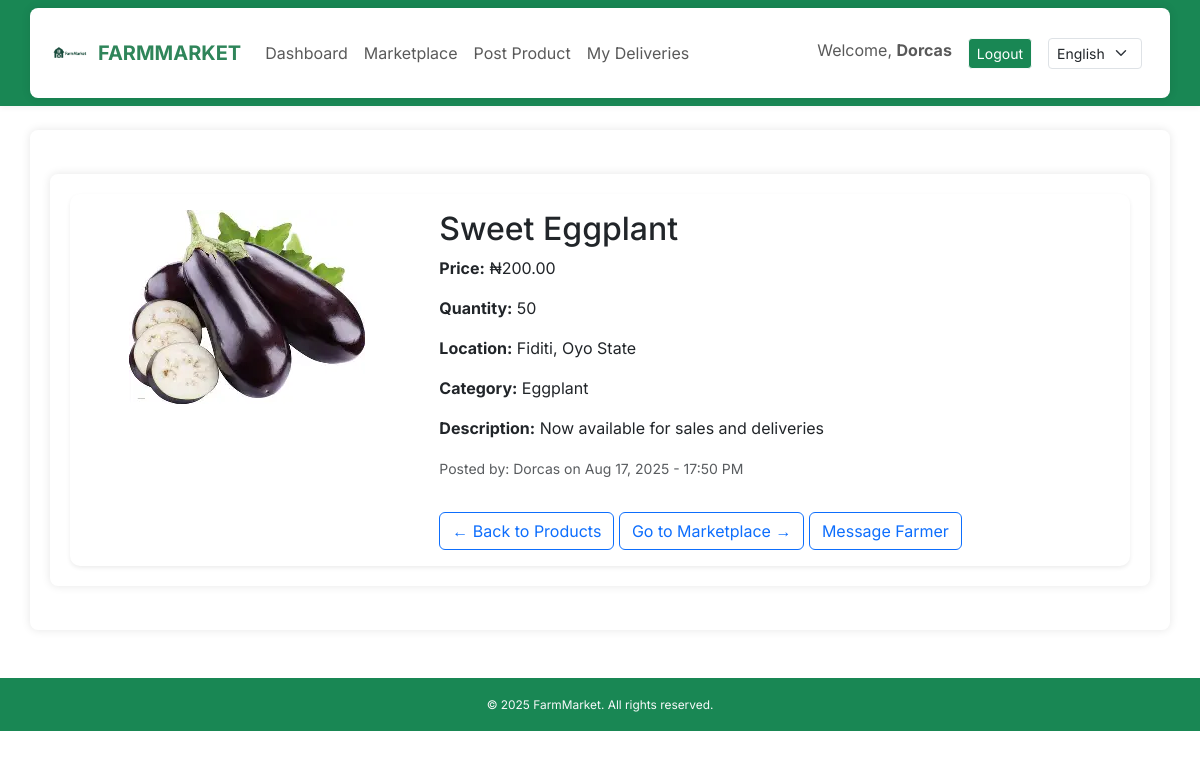
Page /product/20/ (signed in) on the committed database.
### core/models.py (models this page shows, shortened)
class Product(models.Model):
    farmer = models.ForeignKey(User, on_delete=models.CASCADE)
    title = models.CharField(_("Title"), max_length=100)
    description = models.TextField(_("Description"))
    price = models.DecimalField(max_digits=10, decimal_places=2)
    quantity = models.PositiveIntegerField()
    city = models.CharField(max_length=100)
    state = models.CharField(max_length=100, default="Oyo State")
    category = models.CharField(max_length=20, choices=CROP_CHOICES, default='Tomato')
    image = models.ImageField(upload_to='product_images/', blank=True, null=True)
    date_posted = models.DateTimeField(auto_now_add=True)

### core/views.py (the view)
# urls.py: path('product/<int:pk>/', views.product_detail, name='product_detail'),
@login_required
def product_detail(request, pk):
    product = get_object_or_404(Product, pk=pk)
    return render(request, 'core/product_detail.html', {'product': product})

### core/context_processors.py (called while the page is built)
def language_code(request):
    return {
        'LANGUAGE_CODE': translation.get_language()
    }

### core/templates/core/product_detail.html
{% extends 'core/base.html' %}
{% load i18n %}
{% block content %}
<div class="container my-4">
    <div class="card shadow-sm">
        <div class="row g-0">
            <div class="col-md-4 text-center p-3">
                {% if product.image %}
                    <img src="{{ product.image.url }}" class="img-fluid rounded" alt="{{ product.title }}">
                {% else %}
                    <img src="https://via.placeholder.com/300x200.png?text=No+Image" class="img-fluid rounded" alt="No image available">
                {% endif %}
            </div>
            <div class="col-md-8">
                <div class="card-body">
                    <h2 class="card-title">{{ product.title }}</h2>
                    <p class="card-text"><strong>{% trans "Price" %}:</strong> ₦{{ product.price }}</p>
                    <p class="card-text"><strong>{% trans "Quantity" %}:</strong> {{ product.quantity }}</p>
                    <p class="card-text"><strong>{% trans "Location" %}:</strong> {{ product.city }}, {{ product.state }}</p>
                    <p class="card-text"><strong>{% trans "Category" %}:</strong> {{ product.category }}</p>
                    <p class="card-text"><strong>{% trans "Description" %}:</strong> {{ product.description }}</p>
                    <p class="card-text"><small class="text-muted">{% trans "Posted by" %}: {{ product.farmer.username }} {% trans "on" %} {{ product.date_posted|date:"M d, Y - H:i A" }}</small></p>
                    <a href="{% url 'buyer_dashboard' %}" class="btn btn-outline-primary mt-3">← {% trans "Back to Products" %}</a>
                    <a href="{% url 'product_list' %}" class="btn btn-outline-primary mt-3"> {% trans "Go to Marketplace" %} →</a>
                    <a href="{% url 'send_message' %}" class="btn btn-outline-primary mt-3"> {% trans "Message Farmer" %}</a>
                </div>
            </div>
        </div>
    </div>
</div>
{% endblock %}

### core/templates/core/base.html (shortened to what this page needs)
{% load static %}
{% load i18n %}
<!DOCTYPE html>
<html lang="en">
<head>
  <link href="https://cdn.jsdelivr.net/npm/bootstrap@5.3.0/dist/css/bootstrap.min.css" rel="stylesheet" />
  <link rel="stylesheet" href="https://cdn.jsdelivr.net/npm/bootstrap-icons@1.11.3/font/bootstrap-icons.css">
  <link rel="stylesheet" href="{% static 'core/styles.css' %}" />
</head>
<body>
<header>
<nav class="navbar navbar-expand-lg custom-green">
    <div class="container">
        <a class="navbar-brand fw-bold d-flex align-items-center" href="{% url 'home' %}">
            <img src="{% static 'core/images/logo.png' %}" alt="Logo" width="40" height="40" class="me-2">
            <span class="fw-bold">FARMMARKET</span>
        </a>
        <div class="collapse navbar-collapse" id="navbarNav">
            <ul class="navbar-nav me-auto">
                {% if user.is_authenticated %}
                    {% if user.profile.role == 'logistics' %}
                        <li class="nav-item"><a class="nav-link" href="{% url 'logistics_dashboard' %}">{% trans "Dashboard" %}</a></li>
                        <li class="nav-item"><a class="nav-link" href="{% url 'my_deliveries' %}">{% trans "My Deliveries" %}</a></li>
                        <li class="nav-item"><a class="nav-link" href="{% url 'pending_deliveries' %}">{% trans "Pending Deliveries" %}</a></li>
                        <li class="nav-item"><a class="nav-link" href="{% url 'inbox' %}">{% trans "Messages" %}</a></li>
                    {% elif user.profile.role == 'farmer' %}
                        <li class="nav-item"><a class="nav-link" href="{% url 'farmer_dashboard' %}">{% trans "Dashboard" %}</a></li>
                        <li class="nav-item"><a class="nav-link" href="{% url 'product_list' %}">{% trans "Marketplace" %}</a></li>
                        <li class="nav-item"><a class="nav-link" href="{% url 'product_create' %}">{% trans "Post Product" %}</a></li>
                        <li class="nav-item"><a class="nav-link" href="{% url 'my_deliveries' %}">{% trans "My Deliveries" %}</a></li>
                    {% else %}
                        <li class="nav-item"><a class="nav-link" href="{% url 'home' %}">{% trans "Home" %}</a></li>
                    {% endif %}
                {% else %}
                    <li class="nav-item"><a class="nav-link" href="{% url 'login' %}">{% trans "Login" %}</a></li>
                    <li class="nav-item"><a class="nav-link" href="{% url 'register' %}">{% trans "Register" %}</a></li>
                {% endif %}
            </ul>
            {% if user.is_authenticated %}
                <ul class="navbar-nav">
                    <li class="nav-item me-3">
                        <span class="navbar-text">
                            {% trans "Welcome" %}, <strong>{{ user.username }}</strong>
                        </span>
                    </li>
                    <li class="nav-item">
                        <a class="btn btn-success btn-sm border-light" href="{% url 'logout' %}">{% trans "Logout" %}</a>
                    </li>
                </ul>
            {% endif %}
            <form action="{% url 'set_language' %}" method="post" class="d-flex align-items-center ms-3">
                <select name="language" class="form-select form-select-sm me-2" onchange="this.form.submit()">
                    <option value="en" {% if LANGUAGE_CODE == 'en' %}selected{% endif %}>English</option>
                </select>
            </form>
        </div>
    </div>
</nav>
</header>
  <main class="container mt-4">
    {% block content %}{% endblock %}
  </main>
  <footer class="text-center mt-5 mb-3 text-light custom-green p-3">
    <small>&copy; 2025 FarmMarket. {% trans "All rights reserved." %}</small>
</footer>
</body>
</html>

### static/core/styles.css (style rules this page uses)
body { background-color: white; font-family: 'Inter', sans-serif; }
.custom-green { background-color: #198754; }
.navbar-brand { font-weight: bold; color: #2c3e50 !important; }
.navbar { box-shadow: 0 2px 6px rgba(0,0,0,0.05); }
.navbar-brand span { font-weight: 700; color: #2f855a; }
.container { background-color: #fff; padding: 20px; border-radius: 8px; box-shadow: 0 0 10px rgba(0,0,0,0.1); }
.card { border: none; border-radius: 10px; transition: transform 0.2s ease-in-out; }
footer.custom-green { font-size: 0.85rem; color: #fff; }

### rows in the picture
Product: image (picture), title "Sweet Eggplant", price "200.00", quantity "50", city "Fiditi", state "Oyo State", category "Eggplant", description "Now available for sales and deliveries", farmer.username "Dorcas", date_posted "Aug 17, 2025 - 17:50 PM"

### other values in the picture
{{ user.username }} "Dorcas"
